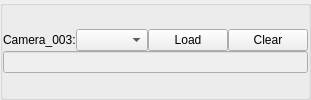
                          <widget class="QGroupBox" name="camera_index_groupBox_3">
                           <property name="title">
                            <string/>
                           </property>
                           <layout class="QGridLayout" name="gridLayout_5">
                            <property name="leftMargin">
                             <number>0</number>
                            </property>
                            <property name="topMargin">
                             <number>0</number>
                            </property>
                            <property name="rightMargin">
                             <number>0</number>
                            </property>
                            <property name="bottomMargin">
                             <number>0</number>
                            </property>
                            <property name="spacing">
                             <number>0</number>
                            </property>
                            <item row="0" column="0">
                             <layout class="QVBoxLayout" name="verticalLayout_7">
                              <item>
                               <layout class="QHBoxLayout" name="horizontalLayout_9" stretch="0,1,0,0">
                                <item>
                                 <widget class="QLabel" name="camera_index_label_3">
                                  <property name="text">
                                   <string>Camera_003:</string>
                                  </property>
                                 </widget>
                                </item>
                                <item>
                                 <widget class="QComboBox" name="camera_index_comboBox_3"/>
                                </item>
                                <item>
                                 <widget class="QPushButton" name="camera_index_pushButton_3">
                                  <property name="text">
                                   <string>Load</string>
                                  </property>
                                 </widget>
                                </item>
                                <item>
                                 <widget class="QPushButton" name="camera_index_clear_pushButton_3">
                                  <property name="text">
                                   <string>Clear</string>
                                  </property>
                                 </widget>
                                </item>
                               </layout>
                              </item>
                              <item>
                               <layout class="QHBoxLayout" name="horizontalLayout_10">
                                <item>
                                 <widget class="QLineEdit" name="camera_index_lineEdit_3">
                                  <property name="enabled">
                                   <bool>false</bool>
                                  </property>
                                 </widget>
                                </item>
                               </layout>
                              </item>
                             </layout>
                            </item>
                           </layout>
                          </widget>
